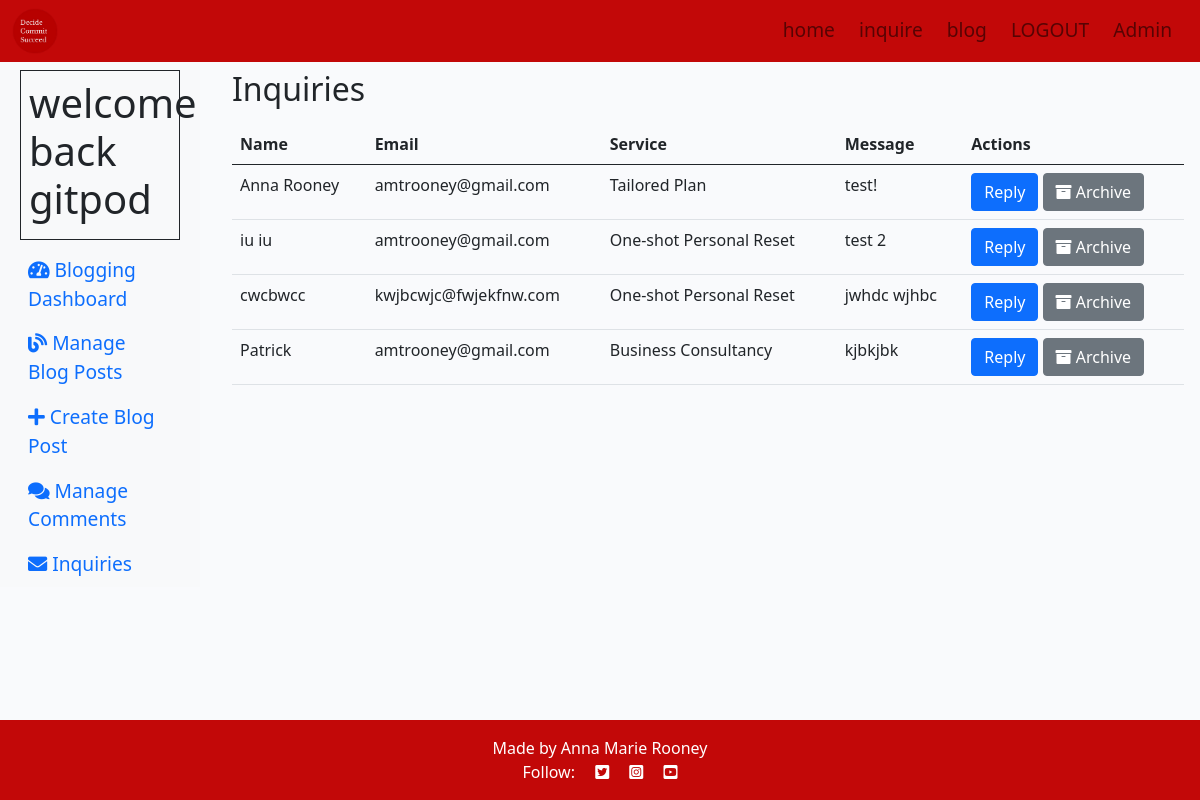
Page /inquiries/ (signed in) on the committed database.
### home/models.py (models this page shows, shortened)
class CollaborateRequest(models.Model):
    name = models.CharField(max_length=200)
    service = models.ForeignKey(Service, on_delete=models.CASCADE, default=1)
    email = models.EmailField()
    message = models.TextField()
    read = models.BooleanField(default=False)

class Service(models.Model):
    name = models.CharField(max_length=200, unique=True)

### home/views.py (the view)
# urls.py: path('inquiries/', views.inquiry_list, name='inquiry_list'),
@login_required
def inquiry_list(request):
    inquiries = CollaborateRequest.objects.filter(read=False)
    archived_inquiries = CollaborateRequest.objects.filter(read=True)
    return render(request, 'home/inquiryadminlist.html',
    {'inquiries': inquiries,
     "archived_inquiries" : archived_inquiries})

### home/templates/home/inquiryadminlist.html (shortened to what this page needs)
{% extends "blog/blogadmin_base.html" %}
{% block blog_content %}
<div class="row">
    <h2 class="m-2">Inquiries</h2>
</div>
<table class="table p-2 m-2">
    <thead>
        <tr>
            <th>Name</th>
            <th>Email</th>
            <th>Service</th>
            <th>Message</th>
            <th>Actions</th>
        </tr>
    </thead>
    <tbody>
        {% for inquiry in inquiries %}
        <tr>
            <td>{{ inquiry.name }}</td>
            <td>{{ inquiry.email }}</td>
            <td>{{ inquiry.service.name }}</td>
            <td>{{ inquiry.message }}</td>
            <td>
                <a href="mailto:{{ inquiry.email }}?subject=Re: {{ inquiry.service.name }}" class="btn btn-primary">
                    Reply
                </a>
                <a href="{% url 'archive_inquiry' inquiry.id %}" class="btn btn-secondary">
                    <i class="fa fa-archive"></i> Archive
                </a>
            </td>
        </tr>
        {% endfor %}
    </tbody>
</table>
{% endblock %}

### blog/templates/blog/blogadmin_base.html
{% extends 'base.html' %}
{% load static %}
{% block content %}
<div class="container-fluid">
    <div class="row">
        <nav id="sidebar" class="col-md-2 d-md-block bg-light sidebar">
            <div class="sidebar-sticky">
                <div class="border border-dark p-2 m-2">
                    <h1> welcome back {{ user.username }}</h1>
                </div>
                <ul class="nav flex-column">
                    <li class="nav-item">
                        <a class="nav-link active" href="{% url 'admin' %}">
                            <i class="fas fa-tachometer-alt"></i>
                            Blogging Dashboard
                        </a>
                    </li>
                    <li class="nav-item">
                        <a class="nav-link" href="{%url 'manage_posts'%}">
                            <i class="fas fa-blog"></i>
                            Manage Blog Posts
                        </a>
                    </li>
                    <li class="nav-item">
                        <a class="nav-link" href="{%url 'create_post'%}">
                            <i class="fas fa-plus"></i>
                            Create Blog Post
                        </a>
                    </li>
                    <li class="nav-item">
                        <a class="nav-link" href="{% url 'comments_admin' %}">
                            <i class="fas fa-comments"></i>
                            Manage Comments
                        </a>
                    </li>
                    <li class="nav-item">
                        <a class="nav-link active" href="{% url 'inquiry_list' %}">
                            <i class="fa fa-envelope"></i>
                            Inquiries
                        </a>
                    </li>
                </ul>
            </div>
        </nav>
        <main class="col-md-9 ms-sm-auto col-lg-10 px-4">
            {% block blog_content %}{% endblock %}
        </main>
    </div>
</div>
{% endblock %}

### static/css/style.css (style rules this page uses)
body { background-color: white; }
.nav-item { padding-right: 8px; font-size: 1.2rem; font-weight: 200; }
.main-bg { background-color: #F9FAFC; }

### rows in the picture
CollaborateRequest: name "Anna Rooney", email "amtrooney@gmail.com", service.name "Tailored Plan", message "test!"
CollaborateRequest: name "iu iu", email "amtrooney@gmail.com", service.name "One-shot Personal Reset", message "test 2"
CollaborateRequest: name "cwcbwcc", email "kwjbcwjc@fwjekfnw.com", service.name "One-shot Personal Reset", message "jwhdc wjhbc"
CollaborateRequest: name "Patrick", email "amtrooney@gmail.com", service.name "Business Consultancy", message "kjbkjbk"

### other values in the picture
{{ user.username }} "gitpod"
